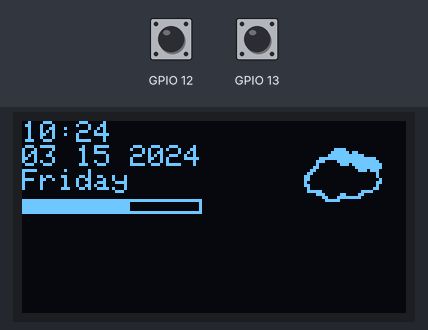
Simulated run of this sketch. Board: ESP32. Parts: 128×64 one-colour display. The inputs (shaded band) are chosen by the test bench; at power-on: GPIO 12 HIGH, GPIO 13 HIGH. WiFi joins after 1.5 s; servers stay silent unless stated; the display library's start-up logo is not drawn; the local clock reads 2024-03-15 10:24:30 at power-on unless the sketch sets it; what the sketch prints to the serial monitor is not drawn.

Above: at 5.1 s.
5.2 s: GPIO 12 pulled LOW for 3.2 s
At 5.38 s:
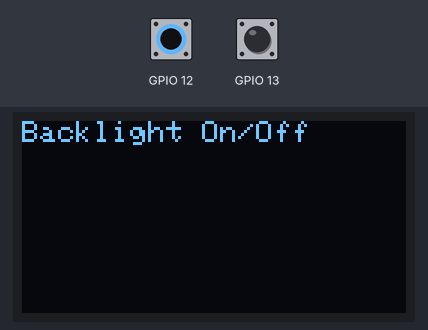
At 8.7 s:
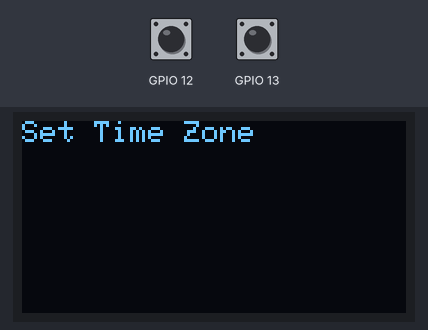
9.9 s: GPIO 13 pulled LOW for 3.2 s
At 13.5 s:
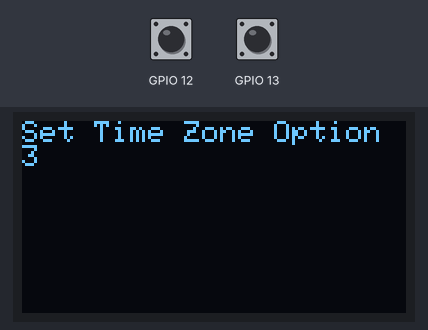
Timing chart, 0 to 14.4 s (numbered marks = the images above; inputs shaded):
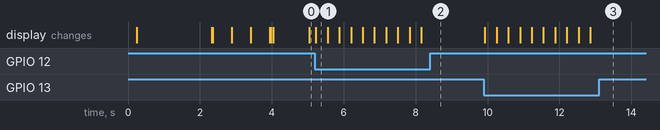

The sketch:

smart_watch.ino
```cpp
//nobody0417 v22_12_22
#include <SPI.h>
#include <Wire.h>
#include <Adafruit_GFX.h>
#include <Adafruit_SH110X.h>
#include <WiFi.h>
#include "time.h"
#include "icons.h"
//#include "basic_functions.h"


//lcd interface
#define i2c_Address 0x3c
#define SCREEN_WIDTH 128  // OLED display width, in pixels
#define SCREEN_HEIGHT 64  // OLED display height, in pixels
#define OLED_RESET -1     //   QT-PY / XIAO
Adafruit_SH1106G display = Adafruit_SH1106G(SCREEN_WIDTH, SCREEN_HEIGHT, &Wire, OLED_RESET);


//touch buttons
#define TOUCH_THRESHOLD 20
int touchValue =100 ;

unsigned long lastTouchTime = 0; //for timer to go to home screen
#define TIMEOUT_DURATION 2000 // Timeout duration in milliseconds

const char* ssid = "WirelessNet";
const char* password = "cdevfrbgt";

const char* ntpServer = "pool.ntp.org";
//const long gmtOffset_sec = 3600;
//const int daylightOffset_sec = 3600;

//for home page
bool home = true;
//watch face
int watch_face = 5;
//defining stuct for time
struct tm timeinfo;
#define weather_HEIGHT 30
#define weather_WIDTH 30

void printLocalTime() {
  //struct tm timeinfo;
  if (!getLocalTime(&timeinfo)) {
    Serial.println("Failed to obtain time");
    return;
  }
  Serial.println(&timeinfo, "%A, %B %d %Y %H:%M:%S");
}


//connect to WiFi
void connect_wifi() {
  uint8_t count = 0;
  Serial.printf("Connecting to %s ", ssid);
  display.printf("Connecting to \n %s", ssid);
  display.display();
  WiFi.begin(ssid, password);
  while (WiFi.status() != WL_CONNECTED) {
    delay(500);
    Serial.print(".");
    count++;
    display.print(".");
    display.display();
    if (count >= 8) {
      count = 0;
      display.clearDisplay();
      display.setCursor(0, 0);
      display.printf("Connecting to \n %s", ssid);
      display.display();
    }
  }
}
void disconnect_wifi() {
  //disconnect WiFi as it's no longer needed
  WiFi.disconnect(true);
  WiFi.mode(WIFI_OFF);
}
//setting time zone
void setTimezone(String timezone){
  Serial.printf("  Setting Timezone to %s\n",timezone.c_str());
  //display..printf("  Setting Timezone to %s\n",timezone.c_str());
  setenv("TZ",timezone.c_str(),1);  //  Now adjust the TZ.  Clock settings are adjusted to show the new local time
  tzset();
}

void init_Time(String timezone){
  //struct tm timeinfo;

  Serial.println("Setting up time");
  configTime(0, 0, "pool.ntp.org");    // First connect to NTP server, with 0 TZ offset
  if(!getLocalTime(&timeinfo)){
    Serial.println("  Failed to obtain time");
    return;
  }
  Serial.println("  Got the time from NTP");
  // Now we can set the real timezone
  setTimezone(timezone);
  printLocalTime();
}

/*
void get_time() {
  //init and get the time
  configTime(0, 0, ntpServer);
  printLocalTime();
}
*/
void oled_begin() {
  delay(250);                        // wait for the OLED to power up
  display.begin(i2c_Address, true);  // Address 0x3C default
                                     //display.setContrast (0); // dim display

  display.display();
  delay(2000);
  display.clearDisplay();
  display.drawPixel(10, 10, SH110X_WHITE);
  display.display();
}


void oled_display() {
  //display time

  /*
  getLocalTime(&timeinfo);
  display.setCursor(0, 0);
  display.clearDisplay();
  display.println(&timeinfo, "%H:%M:%S");
  display.println(&timeinfo, "%m %d %Y");
  display.println(&timeinfo, "%A");
  display.drawBitmap(90,2,darkcloudy,30,30,1);
  display.display();
  */
  getLocalTime(&timeinfo);
  oled_display1();
}


void setup() {
  oled_begin();
  //setting text style
  display.setTextSize(1);
  display.setTextColor(SH110X_WHITE);
  display.setCursor(0, 0);
  Serial.begin(115200);

  connect_wifi();//connect to wifi

  Serial.println(" CONNECTED");
  init_Time("IST-5:30");//setting time zone
  //setTimezone("WET0WEST,M3.5.0/1,M10.5.0");
  disconnect_wifi(); //disconnecting wifi as we don't need it anymore
  //time library takes care of time updating usng internal clock

  //for touch interupts
  touchAttachInterrupt(T4, touch1, TOUCH_THRESHOLD);
  touchAttachInterrupt(T5, touch2, TOUCH_THRESHOLD);
}
int x =0; //variable used to over come ISR cannot handle the time for buttons


void loop() {
  //delay(100);
  //printLocalTime();

  if(home){
  oled_display();
 // Serial.println("in  oled display");
  //Serial.println(home);
  }
  if(x==1){
  gotTouch1();
  Serial.println("touch 1");
  }
    if(x==2){
  gotTouch2();
    Serial.println("touch 2");
  }
  // Check for timeout to go to home screen default 2 seconds variable  TIMEOUT_DURATION
  if (millis() - lastTouchTime >= TIMEOUT_DURATION) {
    returnToHomeScreen();
  }
}
```

basic_functions.ino
```cpp
void returnToHomeScreen() {
  home = true;
  x = 0;
  //currentMenu = 0;
  //currentOption = 0;
  //showMainMenu();
}
```

menu_buttons.ino
```cpp
bool getInverted = 0;
const int numMenus = 7;
const int numOptions = 8;


const char* mainMenuItems[numMenus] = {
  "Brightness",
  "Backlight On/Off",
  "Set Watch Faces",
  "Set Time Zone",
  "Invert Screen",
  "Option 6",
  "Option 7",

};

int currentMenu = 0;
int currentOption = 0;

bool backlightOn = true;
int brightnessLevel = 50;  // Initial brightness level

void showMainMenu() {
  display.clearDisplay();
  display.setCursor(0, 0);
  display.println(mainMenuItems[currentMenu]);
  display.display();
}

void showOptionMenu() {
  display.clearDisplay();
  display.setCursor(0, 0);
  display.print(mainMenuItems[currentMenu]);
  display.println(" Option " + String(currentOption + 1));
  display.display();
}


void adjustBrightness() {
/*
  if (currentOption == 0) {
    if (brightnessLevel < 255) {
      brightnessLevel += 10;
    } else {
      brightnessLevel = 1;
    }
  }
*/


  if (currentOption == 0) {
    if (brightnessLevel > 250) {
      brightnessLevel = 1;
    }
  } else {
    if (brightnessLevel < 255) {
      brightnessLevel += 10;
    } else {
      brightnessLevel = 1;
    }
  }


  Serial.println(brightnessLevel);
  display.drawRect(0, 26, 100, 5, SH110X_WHITE);//for bar graph
  display.fillRect(0, 26, brightnessLevel/5, 5, SH110X_WHITE);

  display.setContrast(brightnessLevel);
    display.display();
}


void toggleBacklight() {
  backlightOn = !backlightOn;
  // display.ssd1306_command(SSD1306_DISPLAYONOFF | backlightOn);
}

void setWatchFace() {
  if (currentOption == 2) {
    if (watch_face > 6) {
      watch_face = 0;
    }
    watch_face++;
  }
}

/*
void setWatchFace() {
  // Add code to set wallpaper here
    if (currentOption == 0) {
    if (watch_face > 0) {
      watch_face -= 1;
    }
  } else {
    if (watch_face < 10) {
      watch_face += 1;
    }
    else{
      watch_face = 1;
    }
  }
  //watch_face=
}
*/
void setTimeZone() {
  // Add code to set time zone here
}

void invertScreen() {
  getInverted = !getInverted;
  display.invertDisplay(getInverted);
  //  display.invertDisplay(!display.getInverted());
}

void performOptionAction() {
  switch (currentMenu) {
    case 0:  // Brightness
      adjustBrightness();
      break;

    case 1:  // Backlight On/Off
      toggleBacklight();
      break;

    case 2:  // Set Wallpaper
      setWatchFace();
      break;

    case 3:  // Set Time Zone
      setTimeZone();
      break;

    case 4:  // Invert Screen
      invertScreen();
      break;


    case 5:  // Invert home page
             //  home = true;
             // x = 0;
      break;


      // Add more cases for additional options
    default:
      returnToHomeScreen();
      break;
  }
}

void gotTouch1() {
  home = false;
  // Serial.println("in  touch 1");
  // Serial.println(home);
  touchValue = touchRead(T4);
  // Serial.println(touchValue);
  if (touchValue < TOUCH_THRESHOLD) {
    lastTouchTime = millis();  // Reset the timeout timer
    currentOption = (currentOption + 1) % numOptions;
    showOptionMenu();
    performOptionAction();
    delay(300);  // Debounce delay
  }
}


void gotTouch2() {
  home = false;
  // Serial.println("in  touch 2");
  // Serial.println(home);
  touchValue = touchRead(T5);
  // Serial.println(touchValue);
  if (touchValue < TOUCH_THRESHOLD) {
    lastTouchTime = millis();  // Reset the timeout timer
    currentMenu = (currentMenu + 1) % numMenus;
    currentOption = 0;
    showMainMenu();
    delay(300);  // Debounce delay
  }
}


void touch1() {
  x = 1;
}

void touch2() {
  x = 2;
}
```

watch_faces.ino
```cpp
int cx = SCREEN_WIDTH / 2;
int cy = SCREEN_HEIGHT / 2;
int size = min(SCREEN_WIDTH, SCREEN_HEIGHT);
/*
timeinfo.tm_sec
timeinfo.tm_min
timeinfo.tm_hour
*/

void drawHourHand(int cx, int cy, int size, int hour, int minute) {
  float hour_angle = radians((hour + minute / 60.0) * 30 - 90);
  int hour_hand_length = size * 0.3;
  int hour_x = cx + hour_hand_length * cos(hour_angle);
  int hour_y = cy + hour_hand_length * sin(hour_angle);
  display.drawLine(cx, cy, hour_x, hour_y, SH110X_WHITE);
}

void drawMinuteHand(int cx, int cy, int size, int minute, int second) {
  float minute_angle = radians((minute + second / 60.0) * 6 - 90);
  int minute_hand_length = size * 0.4;
  int minute_x = cx + minute_hand_length * cos(minute_angle);
  int minute_y = cy + minute_hand_length * sin(minute_angle);
  display.drawLine(cx, cy, minute_x, minute_y, SH110X_WHITE);
}

void drawSecondHand(int cx, int cy, int size, int second) {
  float second_angle = radians(second * 6 - 90);
  int second_hand_length = size * 0.45;
  int second_x = cx + second_hand_length * cos(second_angle);
  int second_y = cy + second_hand_length * sin(second_angle);
  display.drawLine(cx, cy, second_x, second_y, SH110X_WHITE);
}

void drawAnalogClockFace(int cx, int cy, int size) {
  int clock_radius = (size / 2) - 1;
  display.drawCircle(cx, cy, clock_radius, SH110X_WHITE);
}


void oled_display1() {
  display.setCursor(0, 0);
  display.clearDisplay();
  display.setTextSize(1);
  display.setCursor(0, 0);
  if (watch_face == 1) {
    display.println(&timeinfo, "%H:%M:%S");
    display.println(&timeinfo, "%m %d %Y");
    display.println(&timeinfo, "%A");
    display.drawBitmap(90, 2, darkcloudy, 30, 30, 1);
  } else if (watch_face == 2) {
    drawAnalogClockFace(cx, cy, size);
    drawHourHand(cx, cy, size, timeinfo.tm_hour % 12, timeinfo.tm_min);
    drawMinuteHand(cx, cy, size, timeinfo.tm_min, timeinfo.tm_sec);
    drawSecondHand(cx, cy, size, timeinfo.tm_sec);
  } else if (watch_face == 3) {
    drawAnalogClockFace(cx - 33, cy, size);
    drawHourHand(cx - 33, cy, size, timeinfo.tm_hour % 12, timeinfo.tm_min);
    drawMinuteHand(cx - 33, cy, size, timeinfo.tm_min, timeinfo.tm_sec);
    drawSecondHand(cx - 33, cy, size, timeinfo.tm_sec);
  } else if (watch_face == 4) {
    display.setTextSize(2);
    display.setCursor(16, 3);
    display.println(&timeinfo, "%H:%M:%S");
    display.setCursor(1, 23);
    display.println(&timeinfo, "%m %d %Y");
    display.setCursor(14, 43);
    display.println(&timeinfo, "%A");
  } else if (watch_face == 5) {
    display.println(&timeinfo, "%H:%M");
    display.println(&timeinfo, "%m %d %Y");
    display.println(&timeinfo, "%A");
    display.drawBitmap(90, 2, darkcloudy, 30, 30, 1);
    display.drawRect(0, 26, 60, 5, SH110X_WHITE);//for bar graph
    display.fillRect(0, 26, timeinfo.tm_sec + 1, 5, SH110X_WHITE);
  } else if (watch_face == 6) {
    display.setTextSize(3);
    display.println("updating soon");
  }
  display.display();
}
```

Source omitted: icons.h (data table, 7320 bytes)

Measured:
- after the input at 5.2 s, the display: changes at once (image 1)
- after the input at 9.9 s, the display: first changes at once (image 3 shows a later state)
